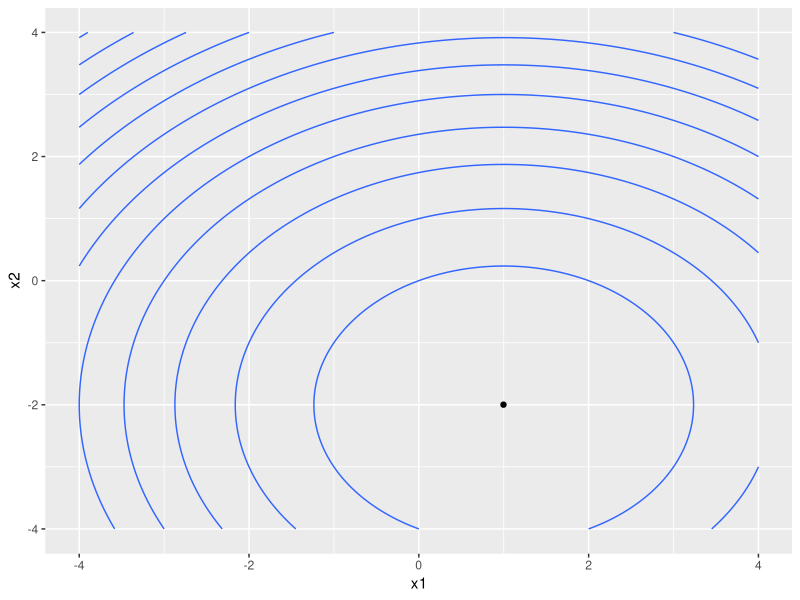

This chart was generated by the following R code:
# Implementation ----------------------------------------------------------

#CONCEPT OF ALGORITHM
#set starting point - choose randomly or set to zeros
#set maximum number of iterations, threshold for minimum change between iterations 
#and learning rate
#while below maximum number of iterations and value between iterations greater
#than threshold do:
#- calculate derivative of function
#- change point in the opposite direction to derivative times learning rate
#- calculate difference in function values for old and new point
#DONE!

#function to compute partial derivative of function using approximation
#n_arg - partial derivative with respect to which argument
calc_partial_deriv_approx <- function(fun, x, n_arg, h){
  x_new <- x
  x_new[[n_arg]] <- x_new[[n_arg]] + h
  
  partial_deriv <- (do.call(fun, x_new) - do.call(fun, x))/h
  
  return(partial_deriv)
}

own_gradient_descent <- function(fun, niter, epsilon, lr){
  n_args <- length(as.list(args(fun))) - 1
  
  x <- as.list(rep(0, n_args))

  h <- 1e-9
  iter <- 1
  diff <- epsilon + 1

  while((iter < niter) & (diff > epsilon)){
    fun_val <- do.call(fun, x)
    
    deriv <- sapply(1:n_args, function(arg) calc_partial_deriv_approx(fun, x, arg, h))
    
    x <- lapply(1:length(x), function(elem) x[[elem]] - lr*deriv[elem])
    
    diff <- fun_val - do.call(fun, x)
    
    iter <- iter + 1
  }
  
  if(niter == iter){ 
    warning("Convergence not achieved!")
  } else {
    message(paste0("Convergence achieved! Number of iterations: ", iter))
  }
  return(x)
}

# Testing algorithm -------------------------------------------------------

#1st case - univariate function - minimum at 3
fun <- function(x) (x-3)^2

own_gradient_descent(fun, 100000, 1e-7, 0.01)

#2nd case - bivariate function - minimum at (-1, 2)
fun <- function(x1, x2) (x1-1)^2 + (x2+2)^2

#visualization of function
x1 <- seq(-4, 4, length.out = 1000)
x2 <- seq(-4, 4, length.out = 1000)
gr <- expand.grid(x1, x2)
colnames(gr) <- c("x1", "x2")
y <- fun(gr$x1, gr$x2)
df <- cbind(gr, y)

minimum <- df[which(df$y == min(df$y)), ]

library(ggplot2)

ggplot(df, aes(x = x1, y = x2, z = y))+
  geom_contour()+
  geom_point(data = minimum, aes(x = x1, y = x2))

own_gradient_descent(fun, 100000, 1e-9, 0.1)
